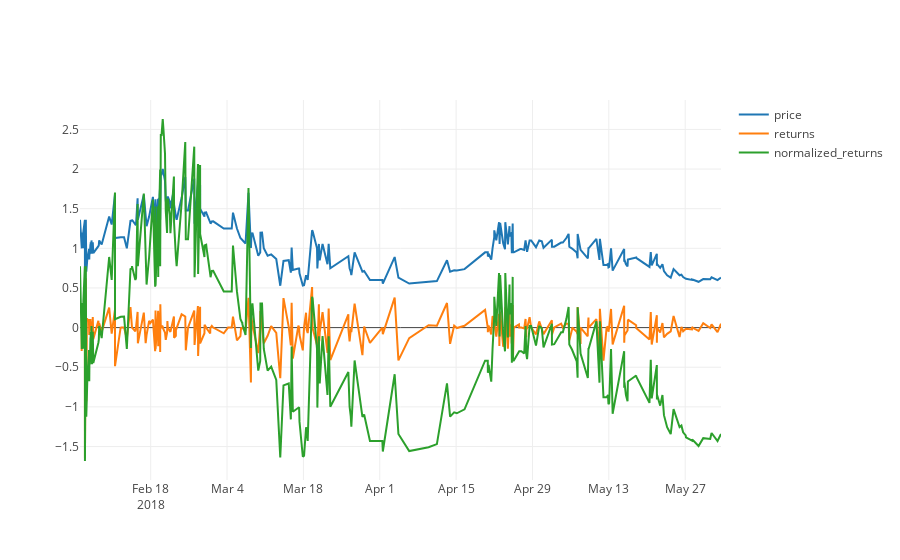

Write notebook code for a chart like this one.
### Code cell
pairs = all_pairs()
@interact(pair=SelectionSlider(options=pairs))
def plot(pair):
    df = read_pair(pair, ['timestamp', 'price']).set_index('timestamp').resample('500S').first().dropna()
    df['returns'] = (df.price - df.price.shift(1)) / df.price
    df['normalized_returns'] = (df['price'] - df['price'].mean()) / df.price.std()
    plotly.iplot([go.Scatter(x=df.index, y=df.price, name='price'),
                  go.Scatter(x=df.index, y=df.returns, name='returns'),
                  go.Scatter(x=df.index, y=df.normalized_returns, name='normalized_returns')])

### Figure 1 — Plotly figure (JSON) as saved in the notebook; plotly's stock layout.template omitted (floating-point values rounded to 4 significant figures; data arrays with more than 128 entries replaced by an {"elided": "..."} marker saying what was removed)
{"data": [{"name": "price", "type": "scatter", "uid": "a8a158", "x": {"elided": "301 str values"}, "y": {"elided": "301 float values"}}, {"name": "returns", "type": "scatter", "uid": "3106e5", "x": {"elided": "301 str values"}, "y": {"elided": "301 float values"}}, {"name": "normalized_returns", "type": "scatter", "uid": "dd5323", "x": {"elided": "301 str values"}, "y": {"elided": "301 float values"}}], "layout": {"autosize": true, "xaxis": {"autorange": true, "range": ["2018-02-05 00:58:20", "2018-06-02 13:31:40"], "type": "date"}, "yaxis": {"autorange": true, "range": [-1.922, 2.871], "type": "linear"}}}
